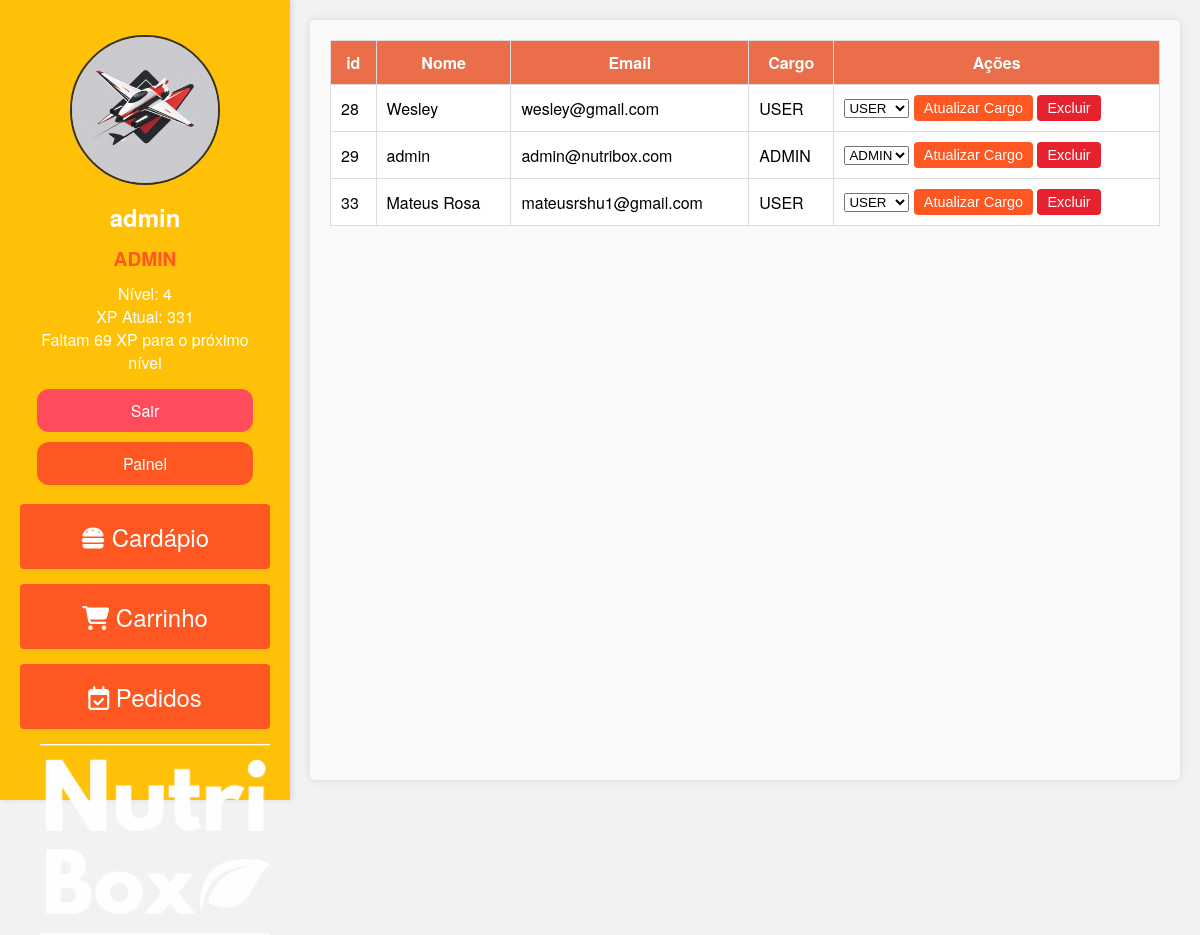
The app's page /painel (signed in) with its own data.
### tables this page shows
CREATE TABLE `tb_user` (
  `id` int(11) NOT NULL,
  `nome` varchar(254) NOT NULL DEFAULT 'admin',
  `img` text DEFAULT NULL,
  `cargo` varchar(12) NOT NULL DEFAULT 'ADMIN',
  `nivel` int(11) DEFAULT 1,
  `xp` int(11) NOT NULL DEFAULT 1,
  `email` varchar(200) NOT NULL DEFAULT 'admin@gmail.com',
  `senha` varchar(255) NOT NULL,
  `endereco` varchar(255) NOT NULL DEFAULT 'rua exemplo, cidade exemplo'
);

### classes/Usuario.php (called while the page is built, shortened)
<?php
class Usuario {
    private static function calcularNivel($xp) {
        return floor($xp / 100) + 1;
    }
    private static function calcularProximoNivel($xpAtual) {
        $nivelAtual = self::calcularNivel($xpAtual);
        $xpParaProximoNivel = ($nivelAtual * 100) - $xpAtual;
        return $xpParaProximoNivel;
    }
    public static function obterUsuario($email) {
        try {
            $pdo = MySql::conectar();
            $sql = $pdo->prepare("SELECT * FROM tb_user WHERE email = ?");
            $sql->execute([$email]);
            $usuario = $sql->fetch(PDO::FETCH_ASSOC);
            $usuario['xp_para_proximo_nivel'] = self::calcularProximoNivel($usuario['xp']);
            return $usuario;
        } catch (PDOException $e) {
            error_log("Erro ao obter informações do usuário: " . $e->getMessage());
            return [];
        }
    }
    public static function obterTodosUsuarios() {
        try {
            $pdo = MySql::conectar();
            $sql = $pdo->prepare("SELECT * FROM tb_user");
            $sql->execute();
            return $sql->fetchAll(PDO::FETCH_ASSOC);
        } catch (PDOException $e) {
            error_log("Erro ao obter todos os usuários: " . $e->getMessage());
            return [];
        }
    }
}
?>

### pages/painel.php (the view, shortened to what this page needs)
<?php
$usuarios = Usuario::obterTodosUsuarios();
?>
<div class="container-table">
    <table>
        <thead>
            <tr>
                <th>id</th>
                <th>Nome</th>
                <th>Email</th>
                <th>Cargo</th>
                <th>Ações</th>
            </tr>
        </thead>
        <tbody>
            <?php foreach ($usuarios as $usuario): ?>
                <tr>
                    <td><?php echo htmlspecialchars($usuario['id']); ?></td>
                    <td><?php echo htmlspecialchars($usuario['nome']); ?></td>
                    <td><?php echo htmlspecialchars($usuario['email']); ?></td>
                    <td><?php echo htmlspecialchars($usuario['cargo']); ?></td>
                    <td>
                        <form method="post" style="display:inline-block;">
                            <select name="cargo">
                                <option value="ADMIN" <?php if ($usuario['cargo'] === 'ADMIN') echo 'selected'; ?>>ADMIN</option>
                                <option value="USER" <?php if ($usuario['cargo'] === 'USER') echo 'selected'; ?>>USER</option>
                            </select>
                            <button type="submit" name="update_cargo">Atualizar Cargo</button>
                        </form>
                        <form method="post" style="display:inline-block;">
                            <button type="submit" name="excluir_usuario" onclick="return confirm('Tem certeza que deseja excluir este usuário?');">Excluir</button>
                        </form>
                    </td>
                </tr>
            <?php endforeach; ?>
        </tbody>
    </table>
</div>

### public/style/style.css (style rules this page uses)
* { margin: 0; padding: 0; box-sizing: border-box; }
body { font-family: 'Helvetica Neue', Arial, sans-serif; margin: 0; display: flex; height: 100vh; background-color: #f2f2f2; }
.container-table { overflow-y: scroll; overflow-x: auto; display: flex; flex-direction: column; align-items: center; padding: 20px; margin: 20px; width: 100%; background-color: #f9f9f9; box-shadow: 0 0 10px rgba(0, 0, 0, 0.1); border-radius: 5px; }
.container-table table { width: 100%; border-collapse: collapse; }
.container-table th, .container-table td { border: 1px solid #ddd; padding: 10px; text-align: left; font-size: 1rem; }
.container-table th { background-color: #e96e49; color: white; text-align: center; font-weight: bold; }
.container-table td { background-color: #fff; }
.container-table tr:nth-child(even) { background-color: #f9f9f9; }
.container-table button { padding: 5px 10px; border: none; border-radius: 4px; cursor: pointer; font-size: 0.9rem; transition: background-color 0.3s ease, transform 0.3s ease; }
.container-table button[name="update_cargo"] { background-color: #ff5722; color: white; }
.container-table button[name="excluir_usuario"] { background-color: #e6222f; color: white; }

### records on screen
tb_user: id "28", nome "Wesley", email "wesley@gmail.com", cargo "USER"
tb_user: id "29", nome "admin", email "admin@nutribox.com", cargo "ADMIN"
tb_user: id "33", nome "Mateus Rosa", email "mateusrshu1@gmail.com", cargo "USER"

### other values on screen
$_SESSION['nome'] "admin"
$_SESSION['cargo'] "ADMIN"
$_SESSION['nivel'] "4"
$_SESSION['xp'] "331"
$usuario['xp_para_proximo_nivel'] "69"
